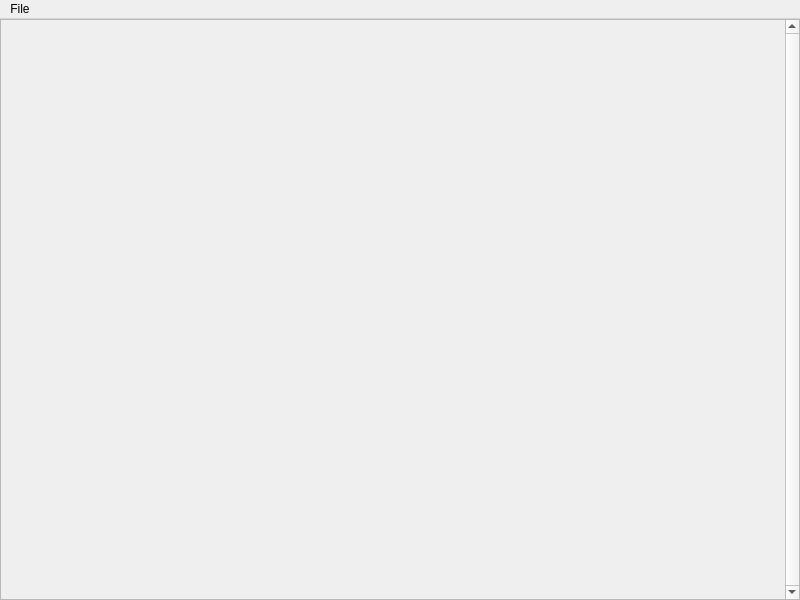
<?xml version="1.0" encoding="UTF-8"?>
<ui version="4.0">
 <class>AIDebugger</class>
 <widget class="QMainWindow" name="AIDebugger">
  <property name="geometry">
   <rect>
    <x>0</x>
    <y>0</y>
    <width>800</width>
    <height>600</height>
   </rect>
  </property>
  <property name="windowTitle">
   <string>MainWindow</string>
  </property>
  <widget class="QWidget" name="centralwidget">
   <layout class="QVBoxLayout" name="verticalLayout">
    <property name="spacing">
     <number>0</number>
    </property>
    <property name="leftMargin">
     <number>0</number>
    </property>
    <property name="topMargin">
     <number>0</number>
    </property>
    <property name="rightMargin">
     <number>0</number>
    </property>
    <property name="bottomMargin">
     <number>0</number>
    </property>
    <item>
     <widget class="QScrollArea" name="scrollArea">
      <property name="verticalScrollBarPolicy">
       <enum>Qt::ScrollBarAlwaysOn</enum>
      </property>
      <property name="widgetResizable">
       <bool>true</bool>
      </property>
      <widget class="CAIDebuggerView" name="debuggerView">
       <property name="geometry">
        <rect>
         <x>0</x>
         <y>0</y>
         <width>781</width>
         <height>577</height>
        </rect>
       </property>
      </widget>
     </widget>
    </item>
   </layout>
  </widget>
  <widget class="QMenuBar" name="menubar">
   <property name="geometry">
    <rect>
     <x>0</x>
     <y>0</y>
     <width>800</width>
     <height>21</height>
    </rect>
   </property>
   <widget class="QMenu" name="menuFile">
    <property name="title">
     <string>File</string>
    </property>
    <addaction name="actionLoad"/>
    <addaction name="actionSave"/>
    <addaction name="actionLoadAs"/>
    <addaction name="actionSaveAs"/>
   </widget>
   <addaction name="menuFile"/>
  </widget>
  <action name="actionLoad">
   <property name="text">
    <string>Load</string>
   </property>
  </action>
  <action name="actionSave">
   <property name="text">
    <string>Save</string>
   </property>
  </action>
  <action name="actionLoadAs">
   <property name="text">
    <string>Load As</string>
   </property>
  </action>
  <action name="actionSaveAs">
   <property name="text">
    <string>Save As</string>
   </property>
  </action>
 </widget>
 <customwidgets>
  <customwidget>
   <class>CAIDebuggerView</class>
   <extends>QWidget</extends>
   <header>AIDebuggerView.h</header>
   <container>1</container>
  </customwidget>
 </customwidgets>
 <resources/>
 <connections/>
</ui>
